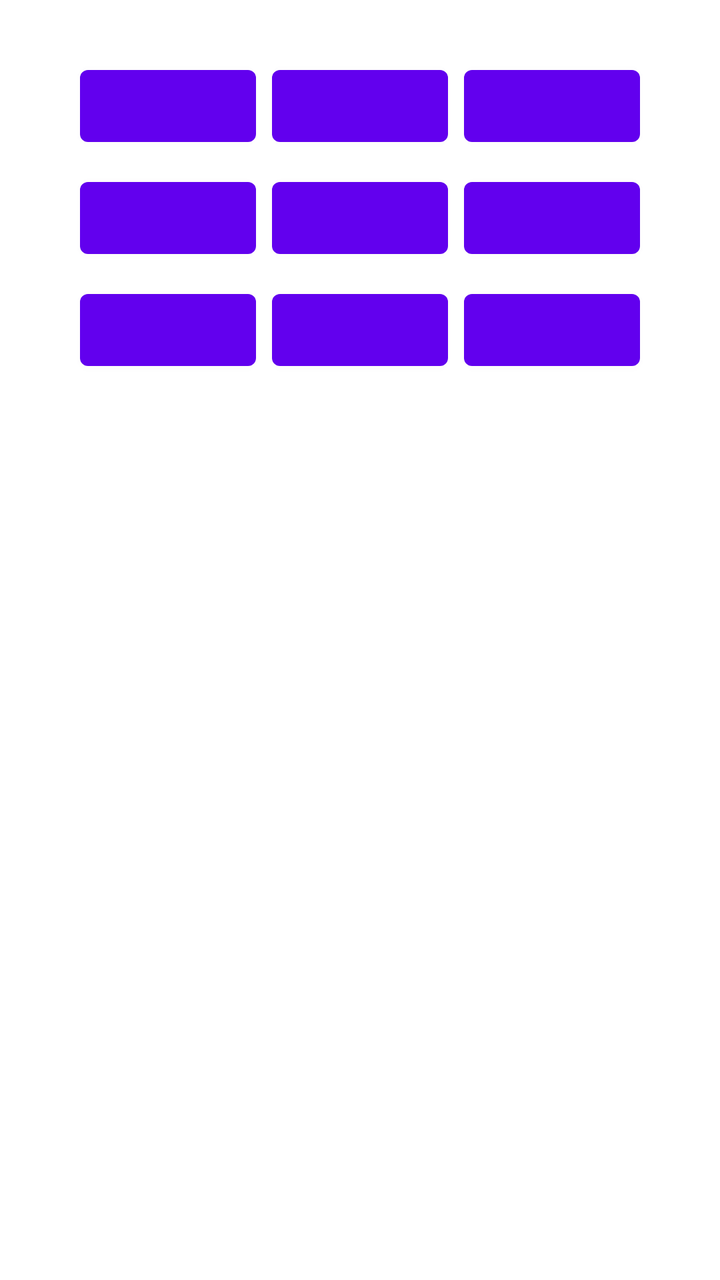
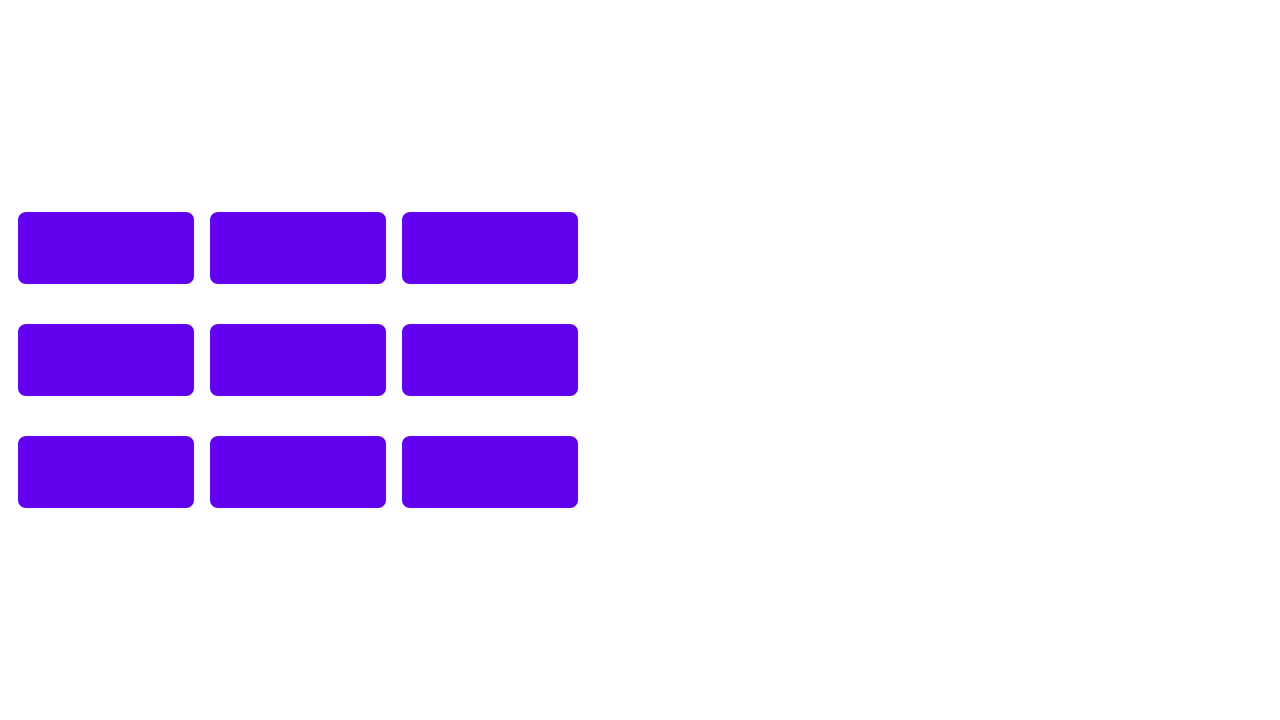

The same Android screen from two of the app's own layout files: first res/layout/ as a phone draws it, then the repository's variant for another configuration, drawn on a device whose configuration selects that folder. Both files follow.
<!-- AndroidManifest.xml: application theme Theme.LightsOutDemo -->
<!-- res/layout/activity_main.xml -->
<?xml version="1.0" encoding="utf-8"?>
<androidx.constraintlayout.widget.ConstraintLayout
    xmlns:android="http://schemas.android.com/apk/res/android"
    xmlns:app="http://schemas.android.com/apk/res-auto"
    xmlns:tools="http://schemas.android.com/tools"
    android:layout_width="match_parent"
    android:layout_height="match_parent"
    tools:context="com.example.lightsoutdemo.MainActivity">

    <GridLayout
        android:id="@+id/light_grid"
        android:layout_width="wrap_content"
        android:layout_height="wrap_content"
        android:useDefaultMargins="true"
        android:columnCount="3"
        android:rowCount="3"
        android:layout_margin="25dp"
        app:layout_constraintLeft_toLeftOf="parent"
        app:layout_constraintRight_toRightOf="parent"
        app:layout_constraintTop_toTopOf="parent" >
        <Button
            android:onClick="onLightButtonClick"
            style="@style/LightButton" />
        <Button
            android:onClick="onLightButtonClick"
            style="@style/LightButton" />
        <Button
            android:onClick="onLightButtonClick"
            style="@style/LightButton" />
        <Button
            android:onClick="onLightButtonClick"
            style="@style/LightButton" />
        <Button
            android:onClick="onLightButtonClick"
            style="@style/LightButton" />
        <Button
            android:onClick="onLightButtonClick"
            style="@style/LightButton" />
        <Button
            android:onClick="onLightButtonClick"
            style="@style/LightButton" />
        <Button
            android:onClick="onLightButtonClick"
            style="@style/LightButton" />
        <Button
            android:onClick="onLightButtonClick"
            style="@style/LightButton" />
    </GridLayout>

    <Button
        android:id="@+id/new_game_button"
        style="@style/GameOptionButton"
        android:layout_marginTop="20dp"
        android:text="@string/new_game"
        android:onClick="onNewGameClick"
        app:layout_constraintLeft_toLeftOf="parent"
        app:layout_constraintRight_toRightOf="parent"
        app:layout_constraintTop_toBottomOf="@id/light_grid" />

    <Button
        android:id="@+id/button_help"
        style="@style/GameOptionButton"
        android:text="@string/help_button"
        android:onClick="onHelpClicked"
        app:layout_constraintLeft_toLeftOf="@id/new_game_button"
        app:layout_constraintRight_toRightOf="@id/new_game_button"
        app:layout_constraintTop_toBottomOf="@id/new_game_button" />


    <Button
        android:id="@+id/button_change_color"
        style="@style/GameOptionButton"
        android:text="@string/color_button"
        android:onClick="onChangeColorClicked"
        app:layout_constraintLeft_toLeftOf="@id/new_game_button"
        app:layout_constraintRight_toRightOf="@id/new_game_button"
        app:layout_constraintTop_toBottomOf="@id/button_help" />

</androidx.constraintlayout.widget.ConstraintLayout>
<!-- resources referenced by this layout -->
<resources>
  <string name="color_button">Change Color</string>
  <string name="help_button">Help</string>
  <string name="new_game">New Game</string>
  <style name="Theme.LightsOutDemo" parent="Theme.MaterialComponents.DayNight.DarkActionBar">
          
          <item name="colorPrimary">@color/purple_500</item>
          <item name="colorPrimaryVariant">@color/purple_700</item>
          <item name="colorOnPrimary">@color/white</item>
          
          <item name="colorSecondary">@color/teal_200</item>
          <item name="colorSecondaryVariant">@color/teal_700</item>
          <item name="colorOnSecondary">@color/black</item>
          
          <item name="android:statusBarColor">?attr/colorPrimaryVariant</item>
          
      </style>
  <color name="purple_500">#FF6200EE</color>
  <color name="purple_700">#FF3700B3</color>
  <color name="white">#FFFFFFFF</color>
  <color name="teal_200">#FF03DAC5</color>
  <color name="teal_700">#FF018786</color>
  <color name="black">#FF000000</color>
</resources>
<!-- res/layout-land/activity_main.xml (the repository's variant of the layout above) -->
<!-- drawn on the phone turned sideways -->
<?xml version="1.0" encoding="utf-8"?>
<androidx.constraintlayout.widget.ConstraintLayout
    xmlns:android="http://schemas.android.com/apk/res/android"
    xmlns:app="http://schemas.android.com/apk/res-auto"
    xmlns:tools="http://schemas.android.com/tools"
    android:layout_width="match_parent"
    android:layout_height="match_parent"
    tools:context="com.example.lightsoutdemo.MainActivity">

    <GridLayout
        xmlns:android="http://schemas.android.com/apk/res/android"
        android:layout_width="wrap_content"
        android:layout_height="wrap_content"
        android:useDefaultMargins="true"
        android:columnCount="3"
        android:rowCount="3"
        android:id="@+id/light_grid"
        android:layout_margin="5dp"
        app:layout_constraintLeft_toLeftOf="parent"
        app:layout_constraintRight_toLeftOf="@+id/button_new_game"
        app:layout_constraintTop_toTopOf="parent"
        app:layout_constraintBottom_toBottomOf="parent" >
        <Button
            android:onClick="onLightButtonClick"
            style="@style/LightButton" />
        <Button
            android:onClick="onLightButtonClick"
            style="@style/LightButton" />
        <Button
            android:onClick="onLightButtonClick"
            style="@style/LightButton" />
        <Button
            android:onClick="onLightButtonClick"
            style="@style/LightButton" />
        <Button
            android:onClick="onLightButtonClick"
            style="@style/LightButton" />
        <Button
            android:onClick="onLightButtonClick"
            style="@style/LightButton" />
        <Button
            android:onClick="onLightButtonClick"
            style="@style/LightButton" />
        <Button
            android:onClick="onLightButtonClick"
            style="@style/LightButton" />
        <Button
            android:onClick="onLightButtonClick"
            style="@style/LightButton" />
    </GridLayout>

    <Button
        android:id="@+id/button_new_game"
        style="@style/GameOptionButton"
        android:layout_marginTop="20dp"
        android:text="New Game"
        android:onClick="onNewGameClick"
        app:layout_constraintLeft_toRightOf="@+id/light_grid"
        app:layout_constraintRight_toRightOf="parent"
        app:layout_constraintTop_toTopOf="@+id/light_grid" />

</androidx.constraintlayout.widget.ConstraintLayout>
<!-- resources referenced by the variant -->
<!-- as the phone turned sideways resolves them -->
<resources>
  <style name="Theme.LightsOutDemo" parent="Theme.MaterialComponents.DayNight.DarkActionBar">
          
          <item name="colorPrimary">@color/purple_500</item>
          <item name="colorPrimaryVariant">@color/purple_700</item>
          <item name="colorOnPrimary">@color/white</item>
          
          <item name="colorSecondary">@color/teal_200</item>
          <item name="colorSecondaryVariant">@color/teal_700</item>
          <item name="colorOnSecondary">@color/black</item>
          
          <item name="android:statusBarColor">?attr/colorPrimaryVariant</item>
          
      </style>
  <color name="purple_500">#FF6200EE</color>
  <color name="purple_700">#FF3700B3</color>
  <color name="white">#FFFFFFFF</color>
  <color name="teal_200">#FF03DAC5</color>
  <color name="teal_700">#FF018786</color>
  <color name="black">#FF000000</color>
</resources>
